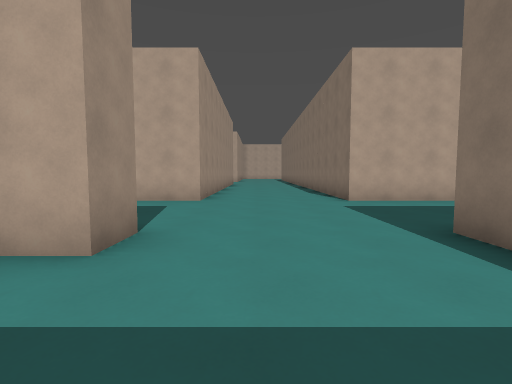
View 1 (above)

24 first-person views from a walk through a 3-D level made in the Godot game engine. The camera is 1.3 m above the floor, tilts 4° down and sees 85° across. The floor is counted in squares, 1.71 m on a side. Each view is taken from the middle of a square. On the plan, view 1 faces up. The plan holds only what a view shows up to about 10 squares ahead; the rest is blank. The place goes on beyond the plan.

View 2
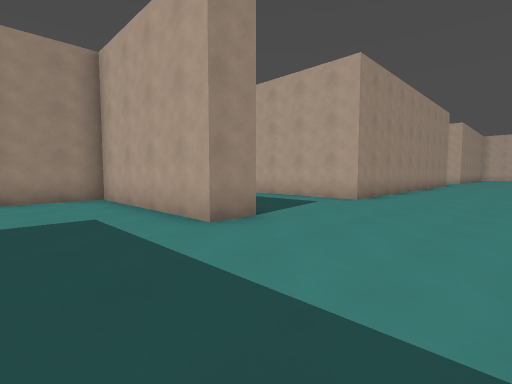

View 3
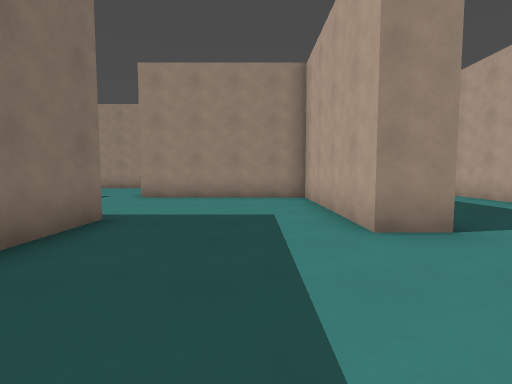

View 4
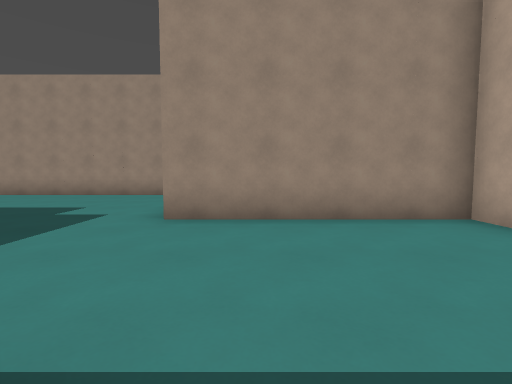

View 5
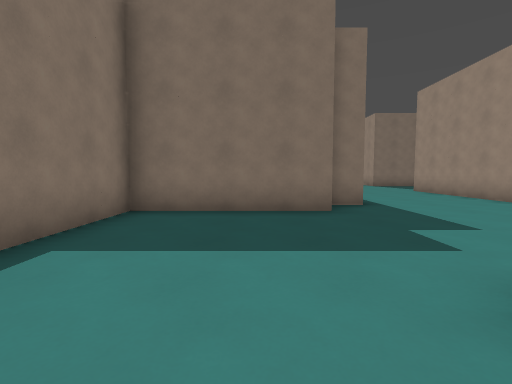

View 6
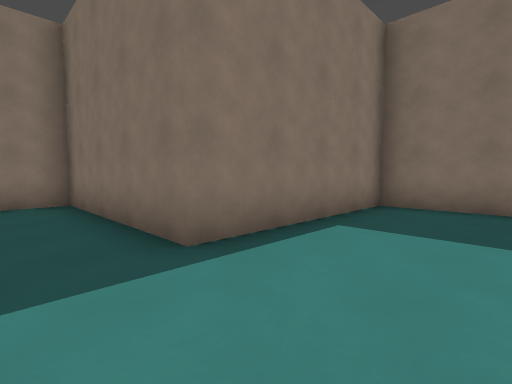

View 7
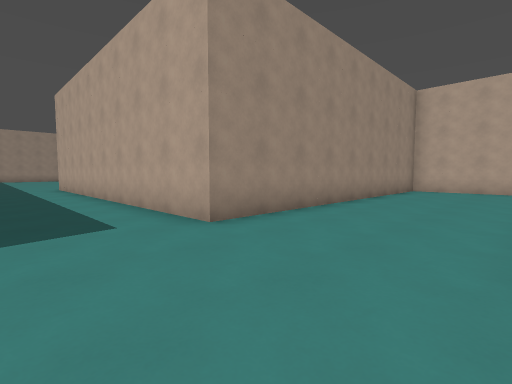

View 8
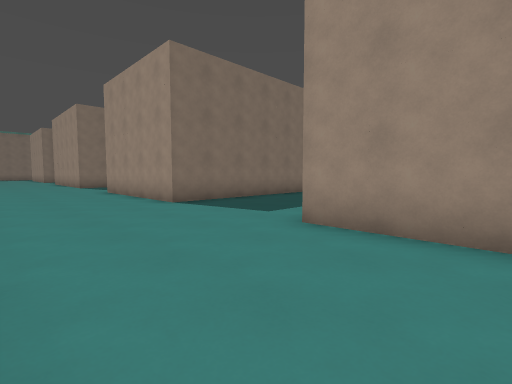

View 9
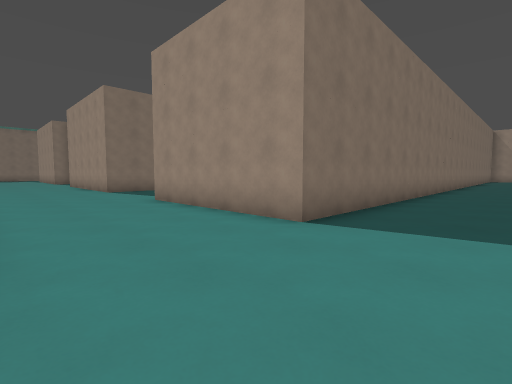

View 10
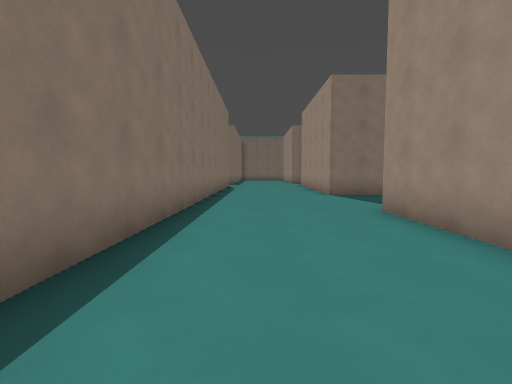

View 11
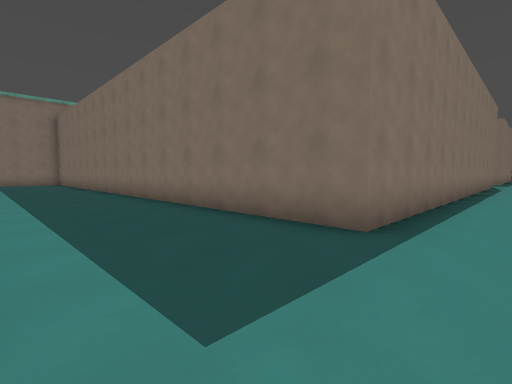

View 12
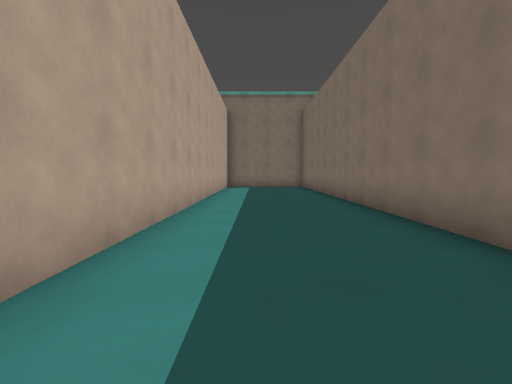

View 13
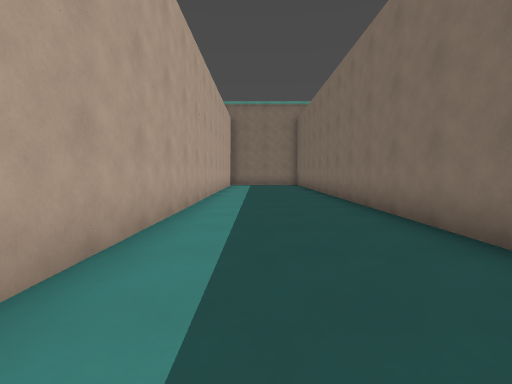

View 14
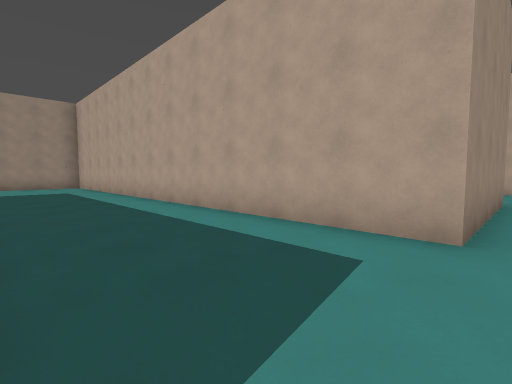

View 15
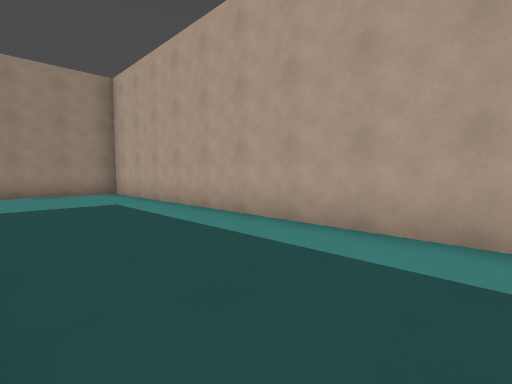

View 16
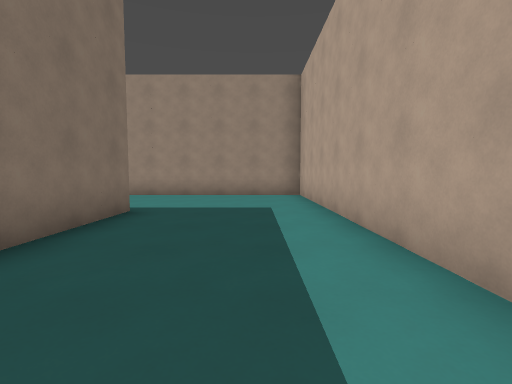

View 17
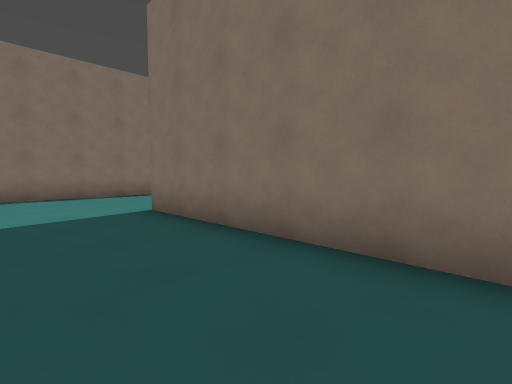

View 18
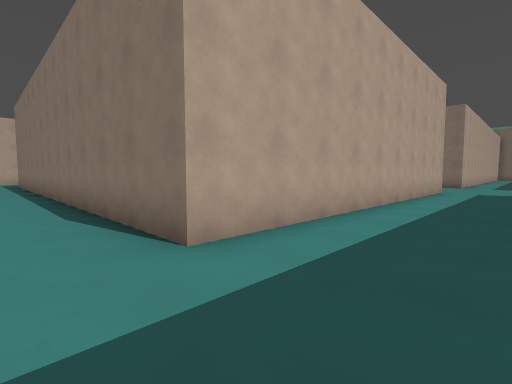

View 19
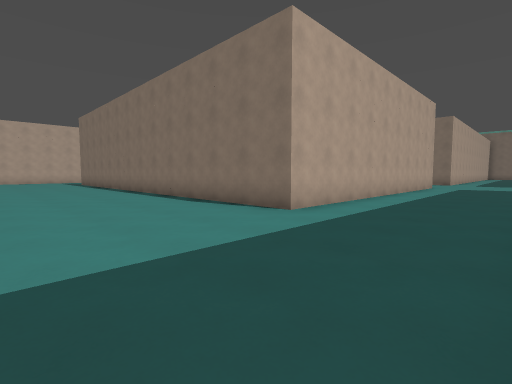

View 20
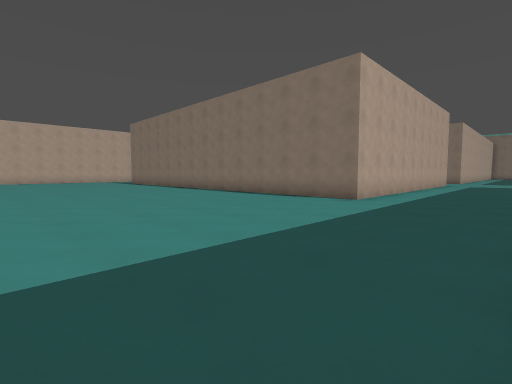

View 21
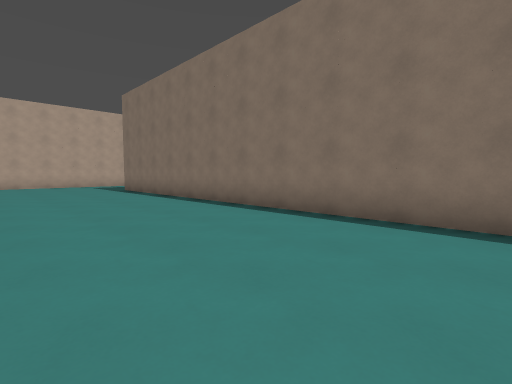

View 22
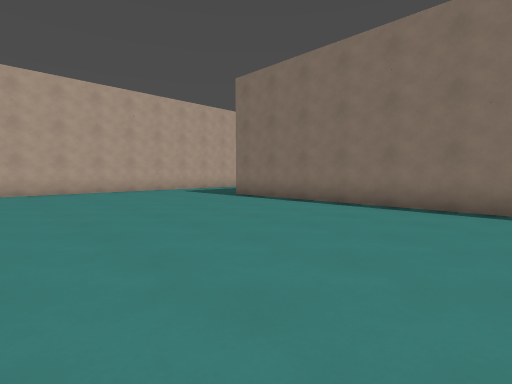

View 23
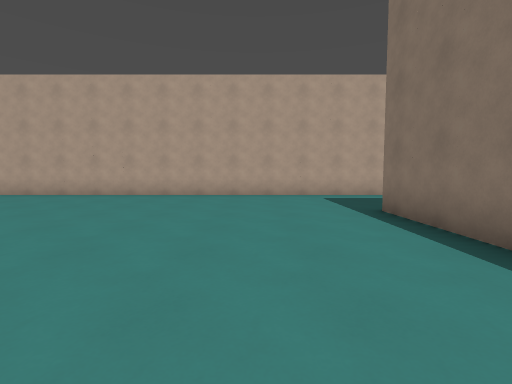

View 24
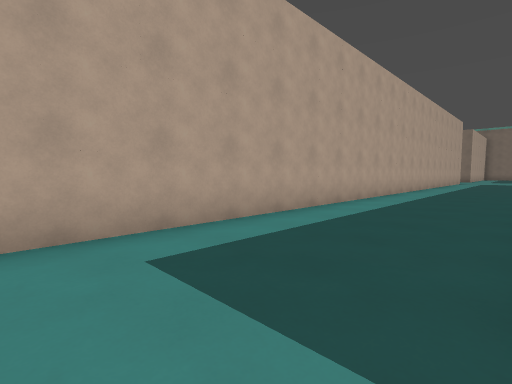

### Floor plan
Points are (right, up) in squares from view 1. A wall is a line through its corners. A room is listed if a view was taken in it or the views show most of it. See-through windows are left out.
Room 1 (views 1, 2, 3, 4, 5, 6, 7, 8, 9, 10, 11, 12, 13, 14, 15, 16, 17, 18, 19, 20, 21, 22, 23, 24)
walls: (-11.5, -4.1) (-11.5, -12.5) (-22.5, -12.5) (-22.5, 3.5); (-7.6, -7.5) (-6.8, -7.5); (-6.6, -6.5) (-2.5, -6.5) (-2.5, -1.5) (2.5, -1.5) (2.5, -0.2); (-8.5, -2.5) (-9.7, -2.5); (-19.8, -16.5) (-11.5, -16.5) (-11.5, -21.5) (-26.5, -21.5) (-26.5, -27.4); (-1.5, 3.6) (-1.5, 2.5) (-6.5, 2.5) (-6.5, -2.5); (-13.2, 7.5) (-30.5, 7.5); (2.5, 2.6) (2.5, 3.5); (5.9, -12.5) (-4.5, -12.5); (-17, -25.5) (-11.5, -25.5) (-11.5, -26); (-1.5, 10.8) (-1.5, 7.5) (-7.1, 7.5); (-7.5, -27.4) (-7.5, -16.5) (6, -16.5); (-22.5, -25.5) (-19.6, -25.5); (5.4, 7.5) (2.5, 7.5) (2.5, 10)

Positions as (right, up) in squares from view 1, and headings:
1: (0, 0), facing up
2: (2, 0), facing up-left
3: (2, 1), facing left
4: (-2, -1), facing left
5: (-5, -1), facing down
6: (-5, 0), facing down-right
7: (-8, -15), facing up-left
8: (-8, -10), facing down-left
9: (-8, -14), facing down-left
10: (-9, -16), facing down
11: (-9, -13), facing down-right
12: (-4, -14), facing right
13: (-6, -14), facing right
14: (-11, -25), facing up-left
15: (-16, -25), facing up-left
16: (-17, -23), facing left
17: (-17, -23), facing down-right
18: (-24, -15), facing up-right
19: (-27, -16), facing up-right
20: (-30, -16), facing up-right
21: (-27, -9), facing up-right
22: (-29, -4), facing up-right
23: (-25, -2), facing up
24: (-24, 4), facing up-right
